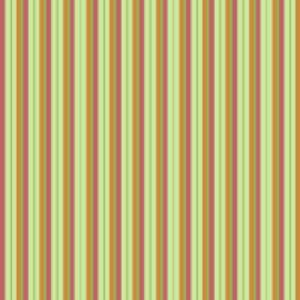
#> input picture object_detection/feature_dataset_full/banded/banded_0002.jpg, 300 x 300 px; its folder holds 3 pictures in this run
$ python test8_ifv_full.py
#> lines starting #> are read from the running program, lines starting #| are printed output that depends on the picture
#Author: Jacob Gildenblat, 2014
#License: you may use this for whatever you like
#Customized code

import sys, glob, argparse
import numpy as np
import math, cv2
from scipy.stats import multivariate_normal
import time
from sklearn.svm import SVC
from sklearn import mixture
from sklearn.metrics.pairwise import chi2_kernel

def remove_values_from_list(the_list, val):
   return [value for value in the_list if value != val]

def dictionary(descriptors, N):
#    em = cv2.EM(N)
#    em.train(descriptors)
    gmm = mixture.GaussianMixture(n_components=N, covariance_type='full',verbose=True).fit(descriptors)

    return np.float32(gmm.means_), \
    		np.float32(gmm.covariances_), np.float32(gmm.weights_)

def image_descriptors(file):
    img = cv2.imread(file, 0)
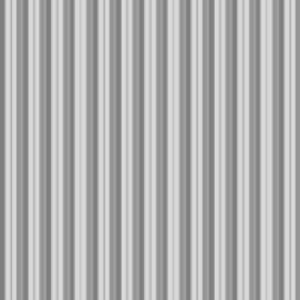
#> img: shape (300, 300); min 123, max 220, mean 176
    img = cv2.resize(img, (256, 256))
#> img: shape (256, 256)
    _ , descriptors = cv2.xfeatures2d.SIFT_create().detectAndCompute(img, None)
#> descriptors = None
#    if descriptors == None:
#        do_nothing = 1
#    _ , descriptors = cv2.xfeatures2d.SIFT_create().detectAndCompute(img, None)
    return descriptors

def folder_descriptors(folder):
    files = glob.glob(folder + "/*.jpg")
    print("Calculating descriptos. Number of images is", len(files))
    t = []
    for file in files:
        des = image_descriptors(file)
        if type(des) != type(None):
            t.append(des)
#> pass 2 of the loop in folder_descriptors, `for file in files:`:
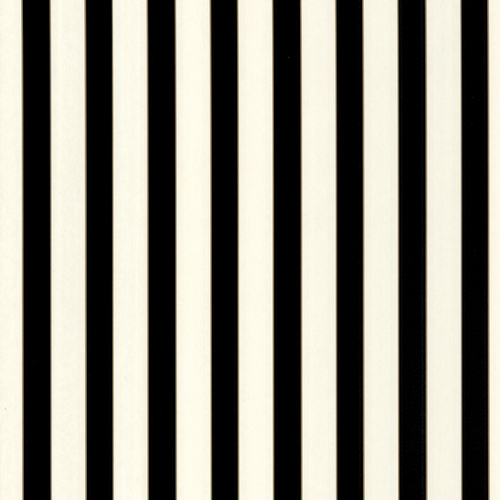
#> input picture object_detection/feature_dataset_full/banded/banded_0009.jpg, 500 x 500 px
#> in image_descriptors (call 2), `img = cv2.imread(file, 0)`:
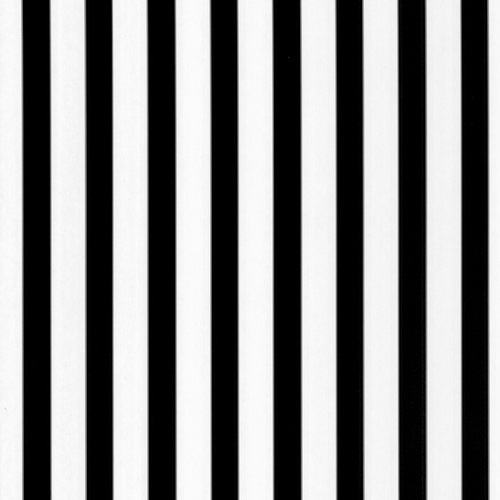
#> img: shape (500, 500); min 0, max 254, mean 137.8
#> in image_descriptors (call 2), `img = cv2.resize(img, (256, 256))`:
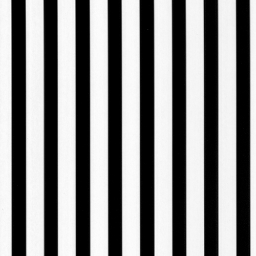
#> img: shape (256, 256); min 0, max 253, mean 137.6
#> pass 3 of the loop in folder_descriptors, `for file in files:`:
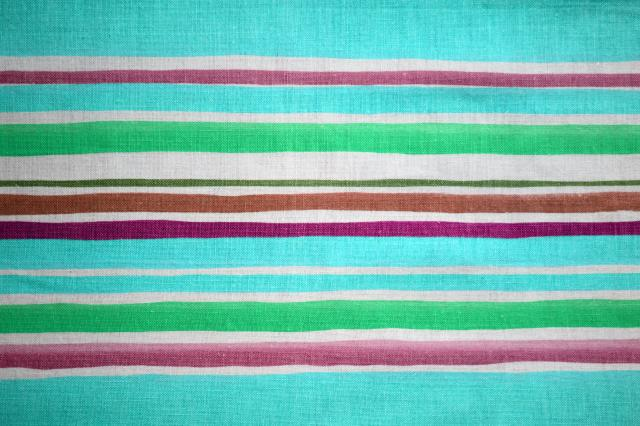
#> input picture object_detection/feature_dataset_full/banded/banded_0030.jpg, 640 x 426 px
#> in image_descriptors (call 3), `img = cv2.imread(file, 0)`:
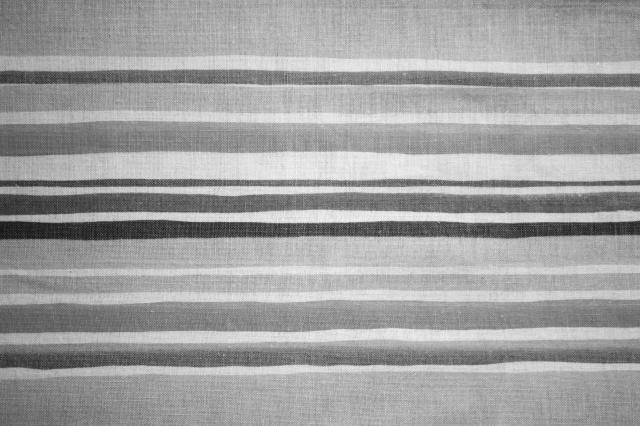
#> img: shape (426, 640); min 13, max 249, mean 160.1
#> in image_descriptors (call 3), `img = cv2.resize(img, (256, 256))`:
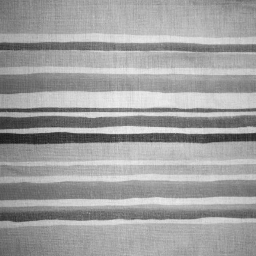
#> img: shape (256, 256); min 23, max 244, mean 160
    #print(t)
    return np.concatenate(t)
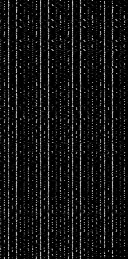
#> returned value: shape (259, 128) float32; min 0, max 214, mean 19.3

def likelihood_moment(x, ytk, moment):
	x_moment = np.power(np.float32(x), moment) if moment > 0 else np.float32([1])
	return x_moment * ytk

def likelihood_statistics(samples, means, covs, weights):
    gaussians, s0, s1,s2 = {}, {}, {}, {}
    #samples = zip(range(0, len(samples)), samples)

    g = [multivariate_normal(mean=means[k], cov=covs[k]) for k in range(0, len(weights)) ]
#    for index, x in samples:
#        gaussians[index] = np.array([g_k.pdf(x) for g_k in g])
    for i in range(0,len(samples)):
        gaussians[i] = np.array([g_k.pdf(samples[i]) for g_k in g])

# [9 lines of commented-out code are left out]
    for k in range(0, len(weights)):
        s0[k], s1[k], s2[k] = 0, 0, 0
        for  i in range(0,len(samples)):
            probabilities = np.multiply(gaussians[i], weights)
            probabilities = probabilities / np.sum(probabilities)
            #print("In this loop")
            s0[k] = s0[k] + likelihood_moment(samples[i], probabilities[k], 0)
            s1[k] = s1[k] + likelihood_moment(samples[i], probabilities[k], 1)
            s2[k] = s2[k] + likelihood_moment(samples[i], probabilities[k], 2)
    return s0, s1, s2

def fisher_vector_weights(s0, s1, s2, means, covs, w, T):
	return np.float32([((s0[k] - T * w[k]) / np.sqrt(w[k]) ) for k in range(0, len(w))])

def fisher_vector_means(s0, s1, s2, means, sigma, w, T):
	return np.float32([(s1[k] - means[k] * s0[k]) / (np.sqrt(w[k] * sigma[k])) for k in range(0, len(w))])

def fisher_vector_sigma(s0, s1, s2, means, sigma, w, T):
	return np.float32([(s2[k] - 2 * means[k]*s1[k]  + (means[k]*means[k] - sigma[k]) * s0[k]) / (np.sqrt(2*w[k])*sigma[k])  for k in range(0, len(w))])

def normalize(fisher_vector):
	v = np.sqrt(abs(fisher_vector)) * np.sign(fisher_vector)
	return v / np.sqrt(np.dot(v, v))

def fisher_vector(samples, means, covs, wt):
	s0, s1, s2 =  likelihood_statistics(samples, means, covs, wt)
	TT = samples.shape[0]
	covs = np.float32([np.diagonal(covs[k]) for k in range(0, covs.shape[0])])
	aa = fisher_vector_weights(s0, s1, s2, means, covs, wt, TT)
	bb = fisher_vector_means(s0, s1, s2, means, covs, wt, TT)
	cc = fisher_vector_sigma(s0, s1, s2, means, covs, wt, TT)
	fv = np.concatenate([np.concatenate(aa), np.concatenate(bb), np.concatenate(cc)])
	fv = normalize(fv)
	return fv


def generate_gmm(input_folder, N):
    words = np.concatenate([folder_descriptors(folder) for folder in glob.glob(input_folder + '/*')])
#> in folder_descriptors (call 2), `files = glob.glob(folder + "/*.jpg")`: files = 1 item
#| Calculating descriptos. Number of images is 1
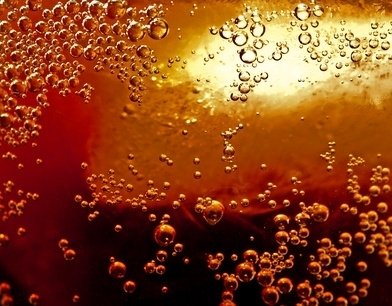
#> input picture object_detection/feature_dataset_full/bubbly/bubbly_0067.jpg, 392 x 306 px
#> in image_descriptors (call 4), `img = cv2.resize(img, (256, 256))`:
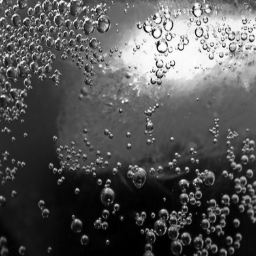
#> img: shape (256, 256); min 0, max 254, mean 84.2
#> in folder_descriptors (call 2), `return np.concatenate(t)`:
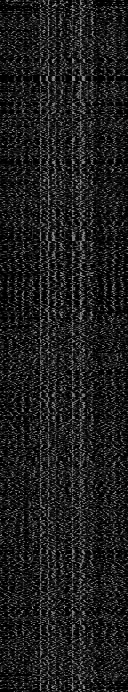
#> returned value: shape (692, 128) float32; min 0, max 179, mean 29.6
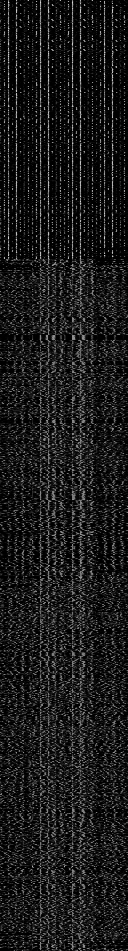
#> words: shape (951, 128) float32; min 0, max 214, mean 26.8

    print("Training GMM of size", N)
    means, covs, weights = dictionary(words, N)
#| Initialization 0
#| Initialization converged.
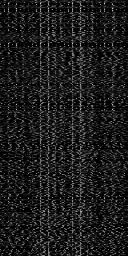
#> means: shape (256, 128) float32; min 0, max 200, mean 28.9
#> weights = 256 values, max 0.0294 at index 11, min 0.00105 at index 2, mean 0.00391
    #Throw away gaussians with weights that are too small:
    #th = 1.0 / N
    th = 0.1/N
    means = np.float32([m for k,m in zip(range(0, len(weights)), means) if weights[k] > th])
    covs = np.float32([m for k,m in zip(range(0, len(weights)), covs) if weights[k] > th])
    weights = np.float32([m for k,m in zip(range(0, len(weights)), weights) if weights[k] > th])
    np.save(input_folder+"_model\\"+"means.gmm", means)
    np.save(input_folder+"_model\\"+"covs.gmm", covs)
    np.save(input_folder+"_model\\"+"weights.gmm", weights)
    return means, covs, weights

def get_fisher_vectors_from_folder(folder, gmm):
    files = glob.glob(folder + "/*.jpg")
    t =[]
    for file in files:
        des = image_descriptors(file)
        if type(des) != type(None):
            t.append(fisher_vector(des, *gmm))
#> pass 2 of the loop in get_fisher_vectors_from_folder, `for file in files:`:
#> pass 3 of the loop in get_fisher_vectors_from_folder, `for file in files:`:
    return np.float32(t)
#    return np.concatenate(t)
#    return np.float32([fisher_vector(image_descriptors(file), *gmm) for file in files])

def fisher_features(folder, gmm):
	folders = glob.glob(folder + "/*")
	features = {f : get_fisher_vectors_from_folder(f, gmm) for f in folders}
	return features

def train(gmm, features):
    X = np.concatenate(list(features.values()))
    Y = np.concatenate([np.float32([i]*len(v)) for i,v in zip(range(0, len(features)), features.values())])
    K = X
    #K = chi2_kernel(X, gamma=.5)
    #clf = SVC(kernel='precomputed')
    clf = SVC(kernel='rbf')
    clf.fit(K, Y)
    return clf

def success_rate(classifier, features):
    print("Applying the classifier...")
    X = np.concatenate(np.array(list(features.values())))
    Y = np.concatenate([np.float32([i]*len(v)) for i,v in zip(range(0, len(features)), features.values())])
    #K = chi2_kernel(X, gamma=.5)
    K = X
    res = float(sum([a==b for a,b in zip(classifier.predict(K), Y)])) / len(Y)
    return res

def load_gmm(folder = ""):
    files = ["means.gmm.npy", "covs.gmm.npy", "weights.gmm.npy"]
    means = np.load(folder+"_model\\"+files[0])
    covs = np.load(folder+"_model\\"+files[1])
    weights = np.load(folder+"_model\\"+files[2])
    return means,covs,weights

def get_args():
    parser = argparse.ArgumentParser()
    parser.add_argument('-d' , "--dir", help="Directory with images" , default='.')
    parser.add_argument("-g" , "--loadgmm" , help="Load Gmm dictionary", action = 'store_true', default = False)
    parser.add_argument('-n' , "--number", help="Number of words in dictionary" , default=256, type=int)
    args = parser.parse_args()
    return args


if __name__ == '__main__':
    args = get_args()
    #working_folder = args.dir
    working_folder = 'feature_dataset_full'
    gmm = load_gmm(working_folder) if args.loadgmm else generate_gmm(working_folder, args.number)
    #gmm = load_gmm(working_folder)
#> (the run stopped early here; a loop or call above may not have finished)
